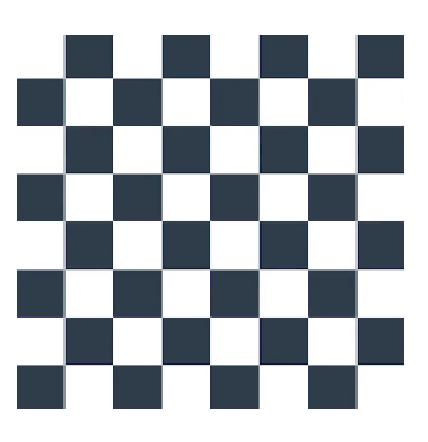
#> input picture test_images/chess.png, 428 x 442 px, found by its file name
$ python test.py
#> lines starting #> are read from the running program, lines starting #| are printed output that depends on the picture; after the words box and inside, x2 and y2 are one past the last pixel; in counts of white or black regions, pixels touching at a corner belong together
# A sample program to understand camera calibration on a chessboard


import cv2


nx = 7  # No. of boxes in horizontal direction in the chessboard (count from 0)
ny = 7  # No. of boxes in vertical direction in the chessboard (count from 0)

img = cv2.imread(r"test_images\chess.png")
#> img is the input picture: shape (442, 428, 3); mean B, G, R 186.1, 180.4, 175.4

img_gray = cv2.cvtColor(img, cv2.COLOR_BGR2GRAY)

# Find coordinates of chessboard corners of every boxes
success, corners = cv2.findChessboardCorners(img_gray, (nx, ny), None)
#> success = True; corners = 49 rows, first 8: [65.66, 77.76], [112.5, 77.91], [162.3, 77.79], [209.5, 77.93], [259.4, 77.77], [307.5, 77.91], [357.6, 77.75], [65.66, 125.5]

# Draw the corners in the chessboard image
if success == True:
    cv2.drawChessboardCorners(img, (nx, ny), corners, success)
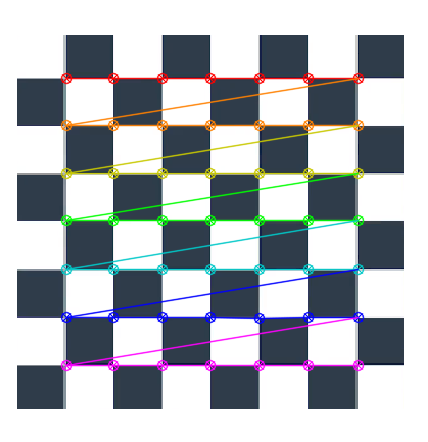
#> img: shape (442, 428, 3); 8.11% of pixels changed, all inside (x1, y1, x2, y2) = (60, 72, 365, 372)

cv2.imshow("Image", img)
cv2.waitKey(0)
